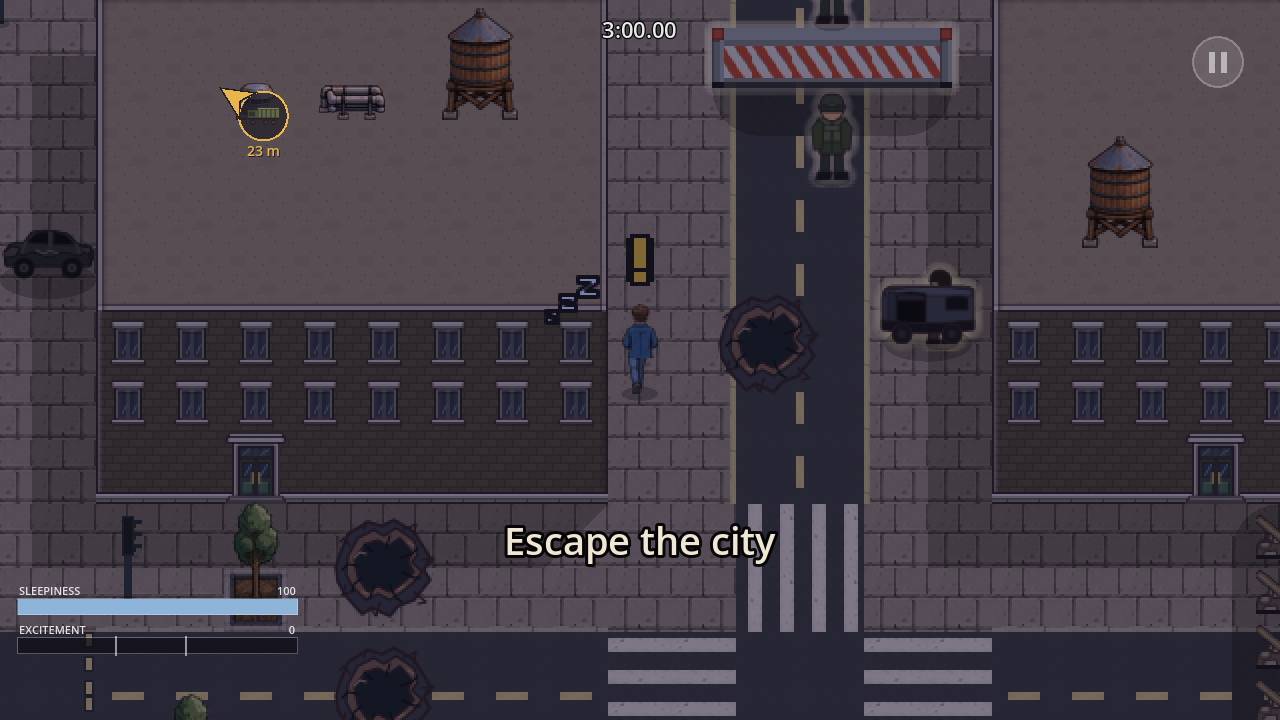
#> input picture docs/evidence/escape-roadblock-2026-10-17/a-posted-4.6s.png, 1280 x 720 px, found by its file name
$ python strip.py a-posted-4.6s.png
#> lines starting #> are read from the running program, lines starting #| are printed output that depends on the picture
import sys
from PIL import Image, ImageDraw, ImageFont
d = sys.argv[1]
names = [("a-posted-4.6s.png", "A  posted: the guard on her side"),
         ("b-lured-5.9s.png", "B  he charges; she runs"),
         ("c-run-off-6.5s.png", "C  run off: he walks away"),
         ("d-walking-past-13.2s.png", "D  walking past: no mark over her")]
w, h = 640, 360
strip = Image.new("RGB", (w * 2, h * 2 + 0), (0, 0, 0))
#> strip: PIL image 1280x720 RGB; every value is 0
try:
    font = ImageFont.truetype("/System/Library/Fonts/Supplemental/Arial Bold.ttf", 22)
except OSError:
    font = ImageFont.load_default()
for i, (name, label) in enumerate(names):
    im = Image.open(f"{d}/{name}").convert("RGB").resize((w, h), Image.LANCZOS)
    draw = ImageDraw.Draw(im)
    box = draw.textbbox((10, 8), label, font=font)
#> box = (10, 12, 366, 34)
    draw.rectangle((box[0] - 6, box[1] - 4, box[2] + 6, box[3] + 4), fill=(0, 0, 0))
    draw.text((10, 8), label, fill=(255, 255, 255), font=font)
    strip.paste(im, ((i % 2) * w, (i // 2) * h))
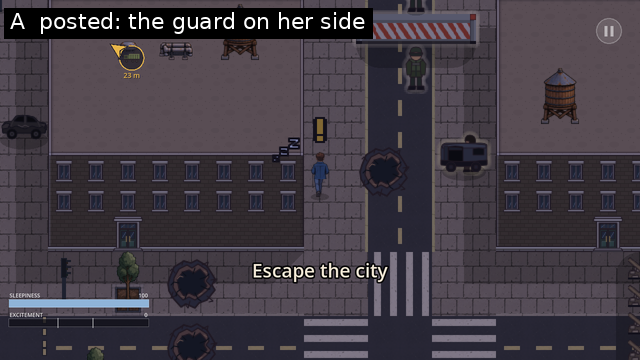
#> im: PIL image 640x360 RGB; mean R, G, B 65.7, 59.2, 67.7
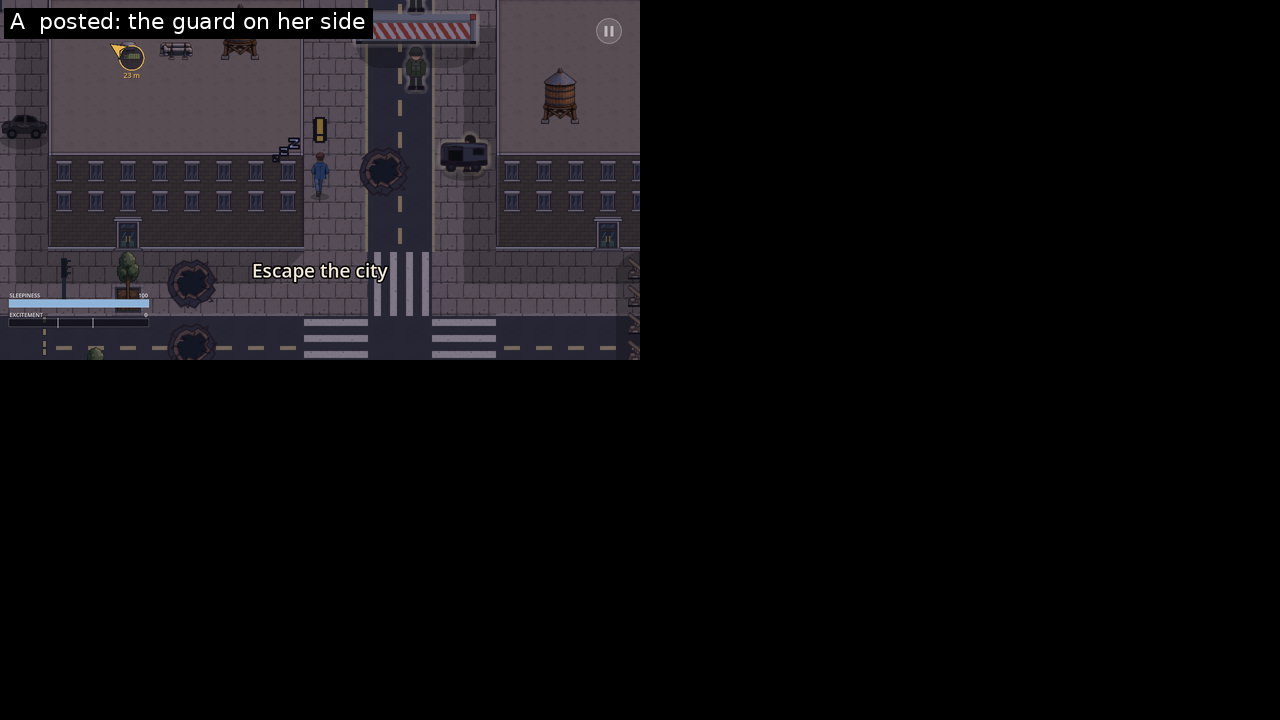
#> strip: PIL image 1280x720 RGB; mean R, G, B 16.4, 14.8, 16.9
#> pass 2 of the loop `for i, (name, label) in enumerate(names):`:
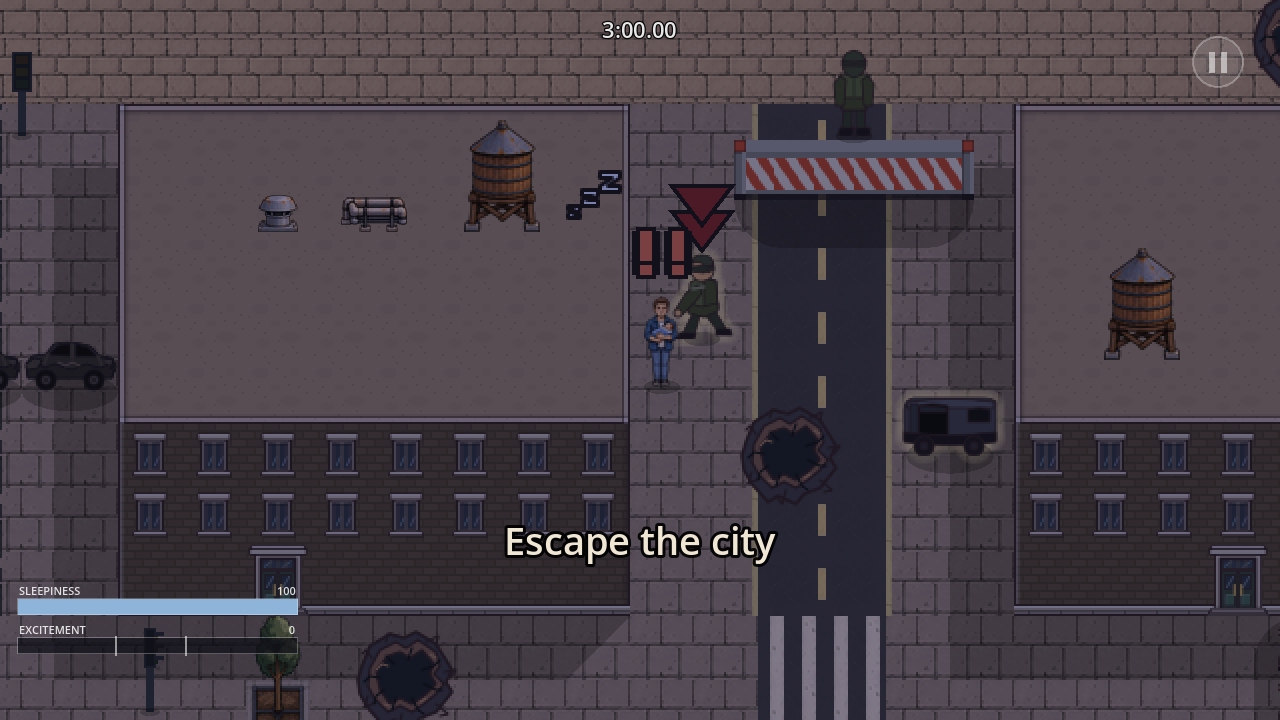
#> input picture docs/evidence/escape-roadblock-2026-10-17/b-lured-5.9s.png, 1280 x 720 px, found by its file name
#> box = (10, 12, 269, 34)
#> `strip.paste(im, ((i % 2) * w, (i // 2) * h))`:
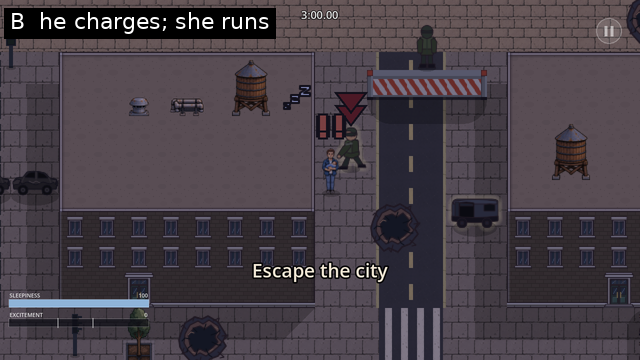
#> im: PIL image 640x360 RGB; mean R, G, B 71.2, 63.1, 70.5
#> `strip.paste(im, ((i % 2) * w, (i // 2) * h))`:
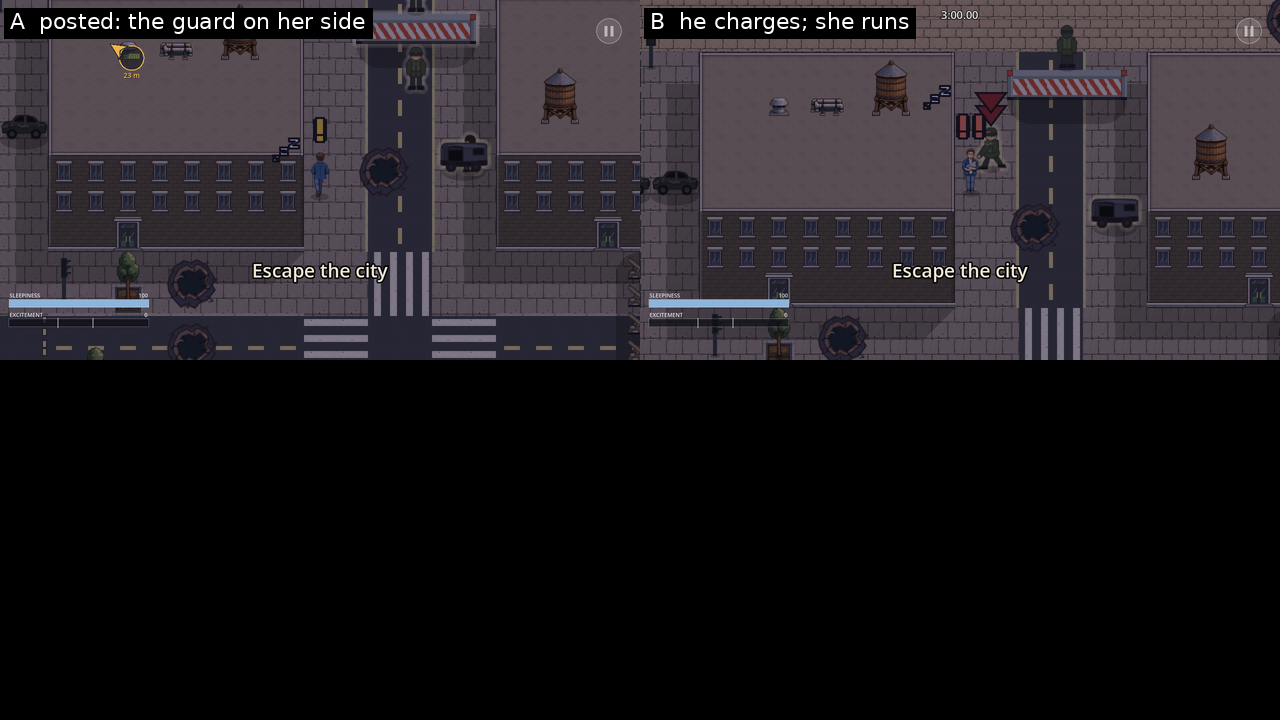
#> strip: PIL image 1280x720 RGB; mean R, G, B 34.2, 30.6, 34.5
#> pass 3 of the loop `for i, (name, label) in enumerate(names):`:
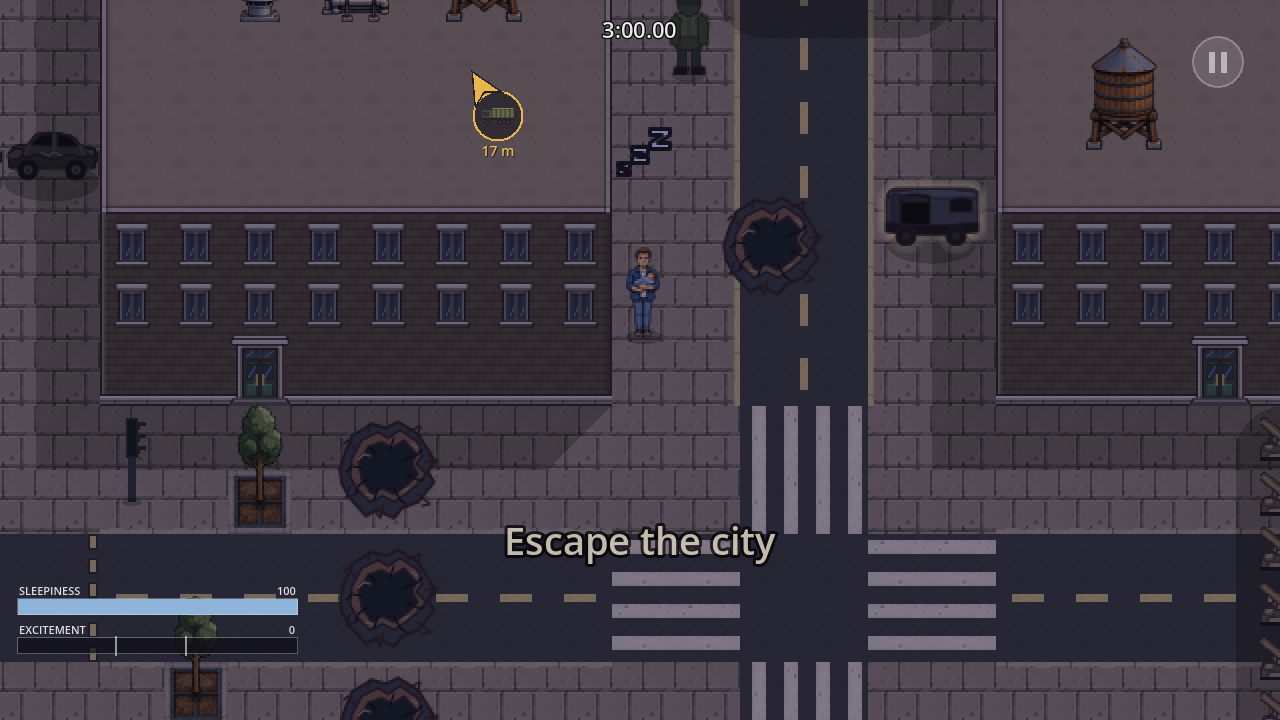
#> input picture docs/evidence/escape-roadblock-2026-10-17/c-run-off-6.5s.png, 1280 x 720 px, found by its file name
#> box = (10, 12, 288, 34)
#> `strip.paste(im, ((i % 2) * w, (i // 2) * h))`:
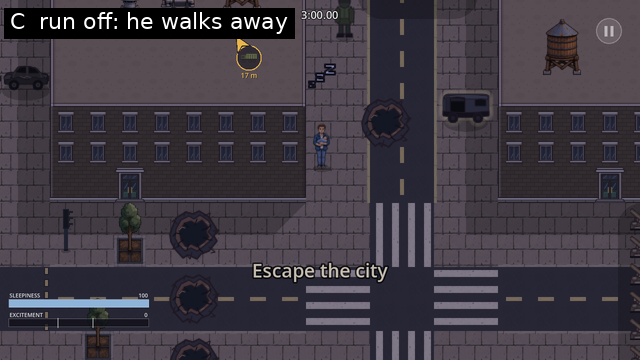
#> im: PIL image 640x360 RGB; mean R, G, B 63.5, 57.7, 66.8
#> `strip.paste(im, ((i % 2) * w, (i // 2) * h))`:
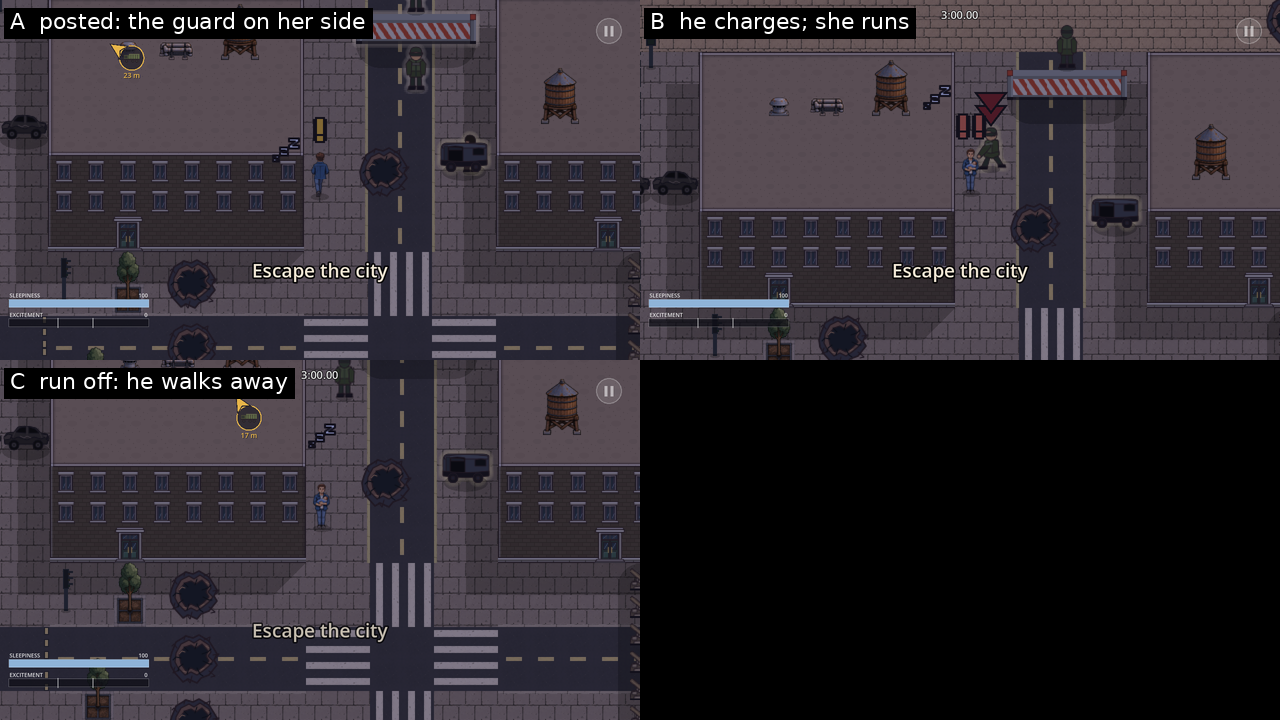
#> strip: PIL image 1280x720 RGB; mean R, G, B 50.1, 45, 51.2
#> the loop made 4 passes; the first 3 are shown
strip.save(f"{d}/strip.png", optimize=True)
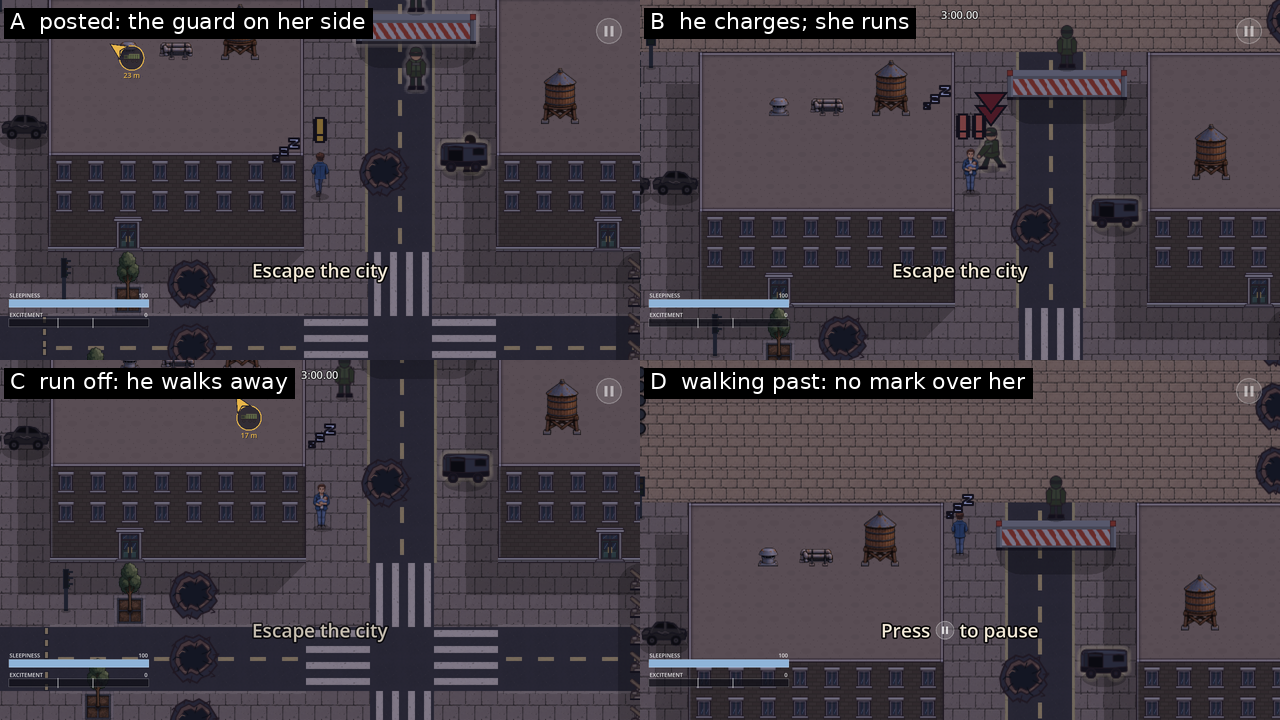
#> saved as strip.png: PIL image 1280x720 RGB; mean R, G, B 69.5, 62, 69.6
print("wrote", f"{d}/strip.png", strip.size)
#| wrote a-posted-4.6s.png/strip.png (1280, 720)
